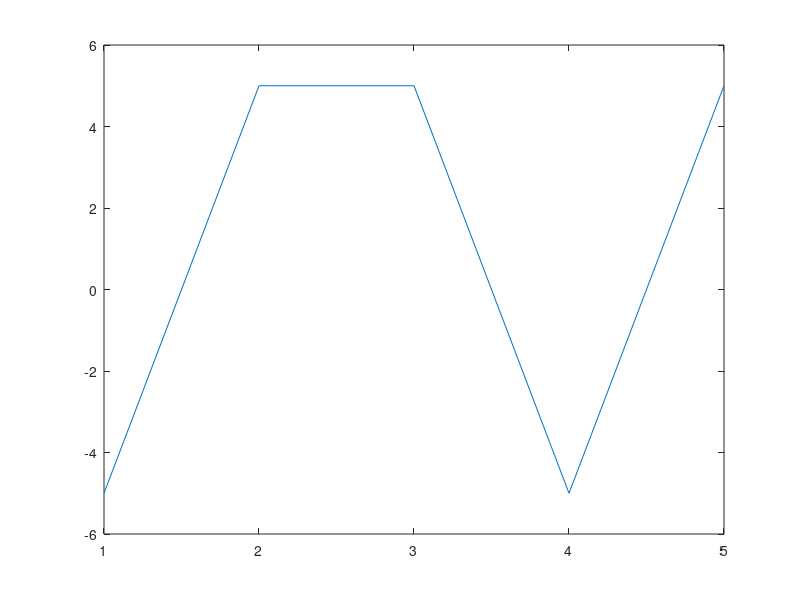

MATLAB code to generate this figure:
clear;clc;close all;

%% Paramètres
Fe=2e7;
Ts = 1e-6;
Fse=Ts*Fe;
bk = [1,0,0,1,0];

%% Emetteur

p_t = 0.5*([-1*ones(Fse/2,1);ones(Fse/2,1)]); %Filtre

A_k=real(pskmod(bk, 2)); %Symboles

sl_t=A_k(1).*p_t;
for i=A_k(:,2:5)
    sl_t = [sl_t ; i.*p_t];
end
sl_t = sl_t+0.5;

%% Recepteur

rl_t= conv(sl_t,(-p_t));
Debut=20;
Fin=length(bk)*Fse;
rm= rl_t(Debut:Fse:Fin);

%rm=downsample(rl_t,Fse);

bk_chap=zeros(5,1);

plot(rm)
for j=1:5
    if rm(j)>1
        bk_chap(j)=0;
    else
        bk_chap(j)=1;
    end
end

%% Sous tache 4

%Meme car pas bruit

%% 

        
